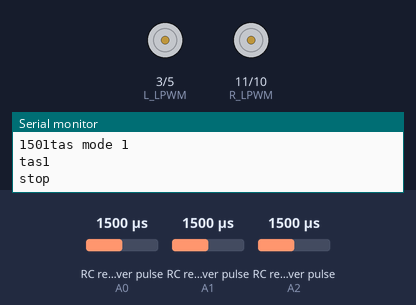
A sketch run on a simulated Arduino Uno, built with avr-gcc and run on an emulated ATmega328P. On the bench: motor-driver pin pairs drawn as motors (green arrow = first pin HIGH = forward, orange = second pin HIGH = backward, longer = more drive), the last lines printed to the serial monitor. Wiring (inferred from the names in the program): 3 × RC receiver channel: data A0 / data A1 / data A2. The inputs (shaded band) are chosen by the test bench; at power-on: RC receiver pulse (sensors on A0, A1, A2) 1500 µs.

Above: at 1.2 s.
1.3 s: RC receiver pulse (sensor on A0) set to 1020 µs
At 2.4 s:
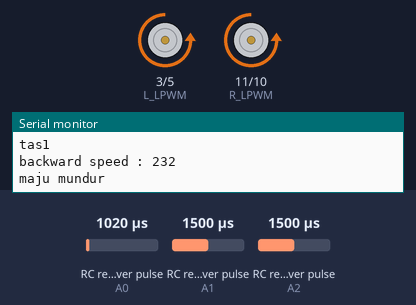
2.8 s: RC receiver pulse (sensor on A1) set to 1349 µs
4.3 s: RC receiver pulse (sensor on A1) set to 1324 µs
At 4.7 s:
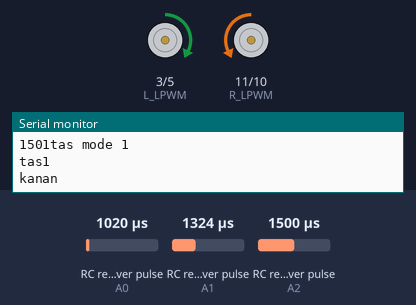
5.8 s: RC receiver pulse (sensor on A2) set to 1781 µs
7.3 s: RC receiver pulse (sensor on A2) set to 1812 µs
At 7.42 s:
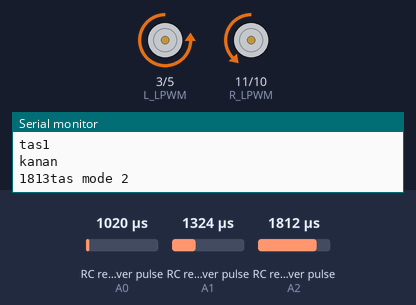
10.3 s: RC receiver pulse (sensor on A1) set to 1750 µs
At 10.51 s:
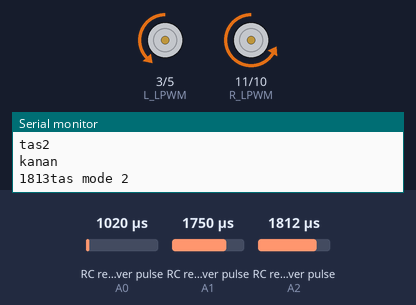
Timing chart, 0 to 14.3 s (numbered marks = the images above; inputs shaded):
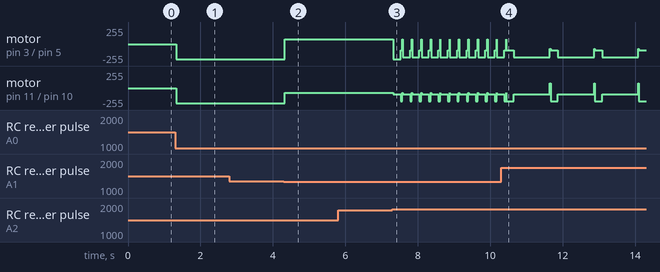

Measured:
- the behaviour switches between 1340 and 1339 µs on RC receiver pulse (sensor on A1) (found by bisection; images 1 and 2)
- the behaviour switches between 1798 and 1799 µs on RC receiver pulse (sensor on A2) (found by bisection; images 2 and 3)
- after the input at 1.3 s, motor on pin 3 (L_LPWM) / pin 5 (L_RPWM), motor on pin 11 (R_LPWM) / pin 10 (R_RPWM): stopped → backward 232/255 at once
- after the input at 4.3 s, motor on pin 3 (L_LPWM) / pin 5 (L_RPWM): backward 232/255 → forward 70/255 at once; motor on pin 11 (R_LPWM) / pin 10 (R_RPWM): backward 232/255 → backward 70/255 at once

The sketch:

sumov3.ino
```cpp
#define ch1 A0
#define ch2 A1
#define ch3 A2

const int L_RPWM = 5;
const int L_LPWM = 3;

const int R_RPWM = 10;
const int R_LPWM = 11;

long forwardSpeed, backwardSpeed, speed, threshold,lastFordward;
bool isTas1, isTas2,isSlowdown;
int x1, x2, t1, t2;

void setup() {
  // put your setup code here, to run once:
  Serial.begin(115200);
  threshold = 30;
  speed = 70;

  isTas1 = false;
  isTas2 = false;
  isSlowdown = false;

  x1 = 90;
  x2 = 200;
  t1 = 200;
  t2 = 50;

  pinMode(ch1, INPUT_PULLUP);
  pinMode(ch2, INPUT_PULLUP);
  pinMode(ch3, INPUT_PULLUP);

  pinMode(L_RPWM, OUTPUT);
  pinMode(L_LPWM, OUTPUT);
  pinMode(R_RPWM, OUTPUT);
  pinMode(R_LPWM, OUTPUT);

  direction(0, 0, 0, 0);
}

void loop() {
  // put your main code here, to run repeatedly:
  int right = pulseIn(ch1, HIGH, 25000);
  int left = pulseIn(ch2, HIGH, 25000);
  int tastas = pulseIn(ch3, HIGH, 25000);

  byte rightControl = map(right, 985, 2000, 0, 200);
  byte leftControl = map(left, 985, 2000, 0, 200);

  if (rightControl > 100 + threshold) {
    forwardSpeed = map(rightControl, 120, 200, 0, 255);
    backwardSpeed = 0;

  } else if (rightControl < 100 - threshold) {
    backwardSpeed = map(rightControl, 80, 0, 0, 255);
    forwardSpeed = 0;
  } else {
    forwardSpeed = 0;
    backwardSpeed = 0;
  }

  Serial.print(tastas);
  if (tastas < 1300) {
    Serial.println("tas idle");
    isTas1 = false;
    isTas2 = false;
  } else if (tastas < 1800) {
    Serial.println("tas mode 1");
    isTas1 = true;
    isTas2 = false;
  } else {
    Serial.println("tas mode 2");
    isTas1 = false;
    isTas2 = true;
  }

  if (isTas1) {
    Serial.println("tas1");
  } else if (isTas2) {
    if (leftControl > 100 + threshold) {
      tasLeft();
    } else if (leftControl < 100 - threshold) {
      tasRight();
    }
    Serial.println("tas2");
  }

  if (leftControl > 100 + threshold) {
    turnLeft();
    Serial.println("kiri");
  } else if (leftControl < 100 - threshold) {
    turnRight();
    Serial.println("kanan");
  } else if (backwardSpeed > 0 || forwardSpeed > 0) {
    backNforth();
    Serial.println("maju mundur");
  } else {
    slowdown();
    direction(0, 0, 0, 0);
    Serial.println("stop");
  }
}

void tasRight() {
  direction(0, x1, 0, x2);
  delay(t1);
  direction(0, x2, 0, x1);
  delay(t2);
}

void tasLeft() {
  direction(0, x2, 0, x1);
  delay(t1);
  direction(0, x1, 0, x2);
  delay(1000);
}

void turnLeft() {
  direction(speed, 0, 0, speed);
}
void turnRight() {
  direction(0, speed, speed, 0);
}

void backNforth() {
  if (forwardSpeed > threshold) {
    lastFordward = forwardSpeed;
    direction(forwardSpeed, 0, forwardSpeed, 0);

    Serial.print("forward speed : ");
    Serial.println(forwardSpeed);
  }else if (backwardSpeed > 0) {
    direction(0, backwardSpeed, 0, backwardSpeed);

    Serial.print("backward speed : ");
    Serial.println(backwardSpeed);
  }else{
    isSlowdown = true;
  }
}

void slowdown(){
  if(isSlowdown){
    Serial.println("slowdown");
    while(lastFordward > 0){
      direction(lastFordward, 0, lastFordward+20, 0);
      lastFordward -= 5;
      delay(200);
    }
    isSlowdown = false;
  }
}

void direction(int R_L, int R_R, int L_L, int L_R) {
  analogWrite(R_LPWM, R_L);
  analogWrite(R_RPWM, R_R);
  analogWrite(L_LPWM, L_L);
  analogWrite(L_RPWM, L_R);
}
```
